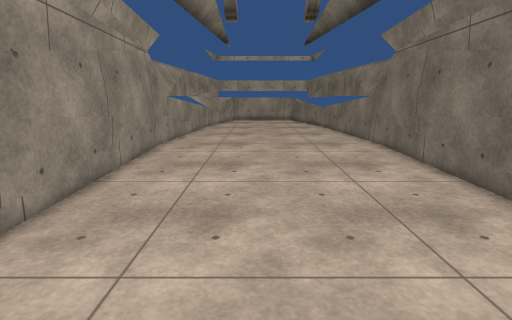
[1] (above)

13 first-person views from a walk through a Unity game level. The camera is 1.3 m above the floor, tilts 12° down and sees 80° across. The floor is counted in squares, 0.5 m on a side. Each view is taken from the middle of a square. On the plan, view 1 faces up. The plan holds only what a view shows up to about 20 squares ahead; the rest is blank. The place goes on beyond the plan. Surface patterns are stand-ins for the level's own textures.

[2]
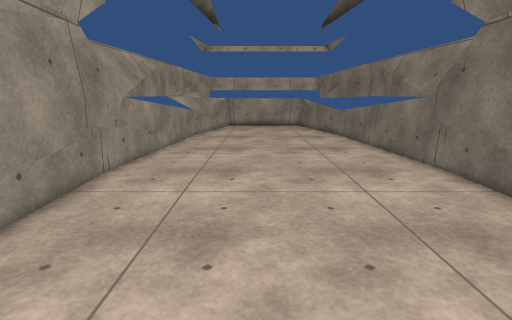

[3]
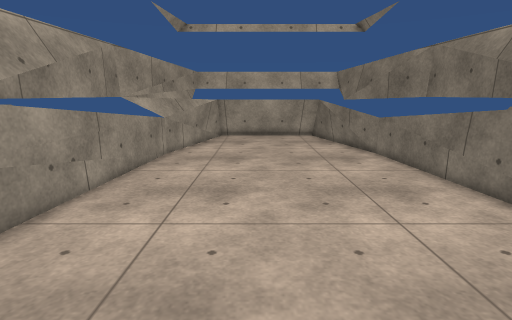

[4]
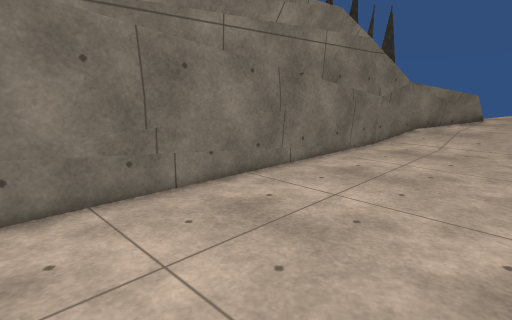

[5]
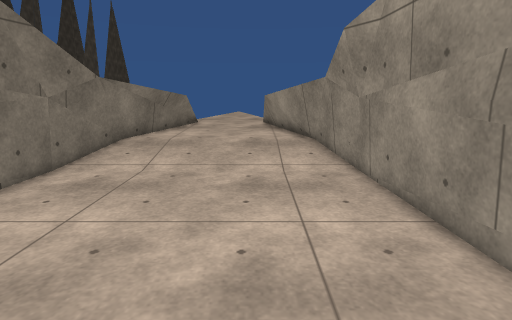

[6]
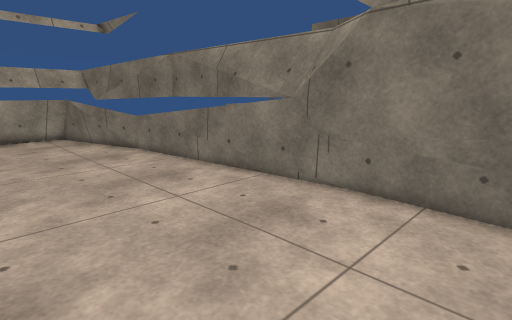

[7]
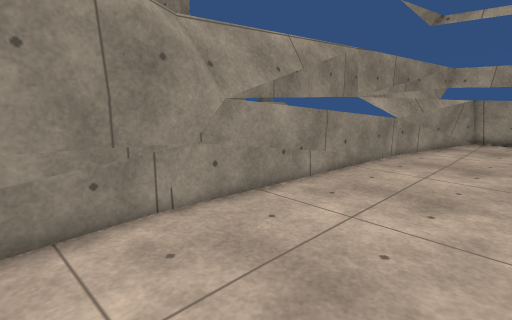

[8]
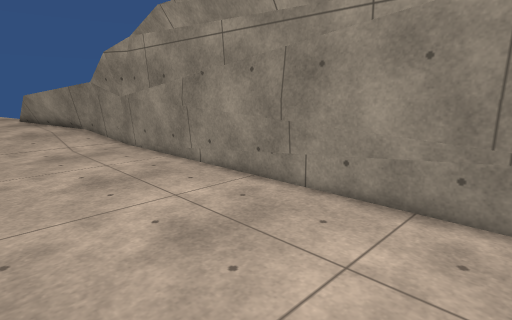

[9]
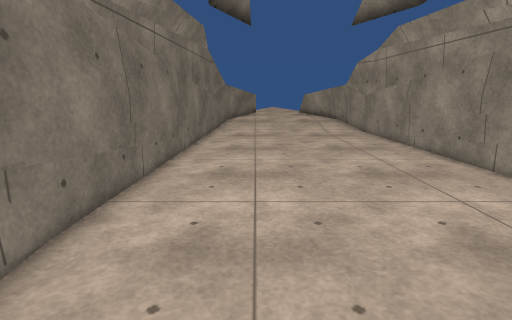

[10]
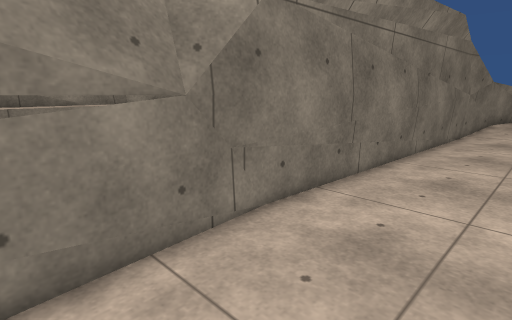

[11]
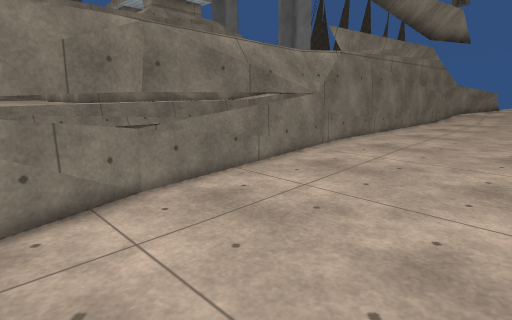

[12]
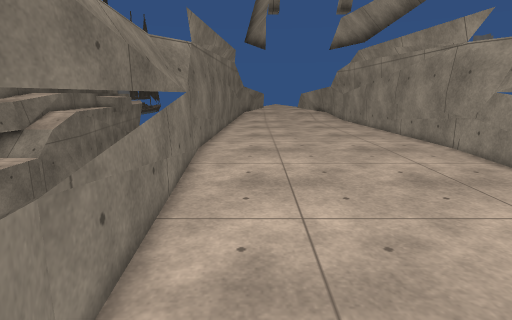

[13]
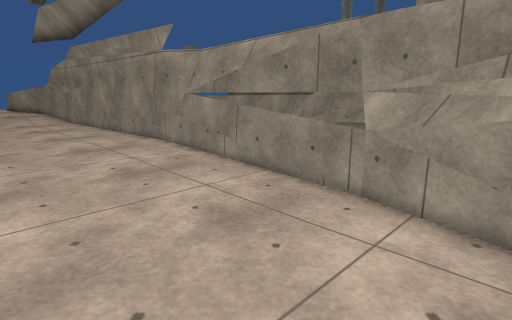

### Floor plan
Points are (right, up) in squares from view 1. A wall is a line through its corners. A room is listed if a view was taken in it or the views show most of it. See-through windows are left out.
Room 1 (views 1, 2, 3, 4, 5, 6, 7, 8, 9, 10, 11, 12, 13)
walls: (6.7, 16.3) (5.9, 27.5) (3.9, 32.4); (6.7, 17.2) (7.2, 17.8) (6.9, 21.2); (6.6, 17.5) (6.9, 17.9) (6.8, 19.8); (-5.2, 18.1) (-4.5, -0.4); (-5.2, 19.5) (-5.4, 17.9) (-5.1, 17.6); (-5.4, 21.2) (-5.6, 17.9) (-5.1, 17.2); (-5.9, 26.6) (-5.2, 18.2); (-4.3, 27.6) (-5.2, 16.3); (-4.5, 0.2) (-4.2, -0.4); (-3.2, 30.4) (-5.1, 27.1); (-4.2, -0.2) (-3.8, -2.6); (4.5, 30.8) (4.1, 32.4) (-2.5, 32.4) (-4, 28.2); (-4.5, -0.3) (-3.6, -3.6); (6, -0.5) (6.7, 18.1) (7.4, 26.6) (5.5, 32.3); (-2.5, 32.1) (-5.7, 26.5); (5.2, -2.7) (5.9, 0.2); (5.5, -2.7) (6.1, -0.4)
low walls: (5.5, 28.1) (4.3, 32.6); (-3.5, 29.5) (-4.8, 27.2); (-4.5, -0.6) (-3.7, -4.2); (-2.9, 32.6) (-4.4, 27.5)

Where each view was taken, in squares from view 1:
view 1: 0 up, 0 right, facing up
view 2: 6 up, 0 right, facing up
view 3: 13 up, 0 right, facing up
view 4: 16 up, 1 left, facing down-right
view 5: 10 up, 1 left, facing down
view 6: 12 up, 1 left, facing up-right
view 7: 13 up, 1 right, facing up-left
view 8: 16 up, 2 right, facing down-left
view 9: 21 up, 3 right, facing down
view 10: 21 up, 2 right, facing down-right
view 11: 31 up, 2 left, facing down-right
view 12: 30 up, 4 right, facing down
view 13: 31 up, 3 right, facing down-left
